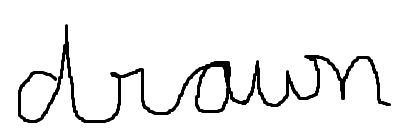
%> input picture crop.jpg, 415 x 131 px
$ octave code.m   (GNU Octave 9; MATLAB toolbox functions it lacks are replaced by stand-ins)
%> lines starting %> are read from the running program, lines starting %| are printed output that depends on the picture; in (x1, y1, x2, y2) boxes, pixels count from 0 and x2, y2 are one past the last pixel; in counts of white or black regions, pixels touching at a corner belong together; the program's own positions count from 1
RGB = imread('crop.jpg');
%> RGB is the input picture: size 131x415x3 uint8; min 0, max 255, mean 238
figure
imshow(RGB)


grayImage = rgb2gray(RGB);


binaryImage = grayImage < 128;
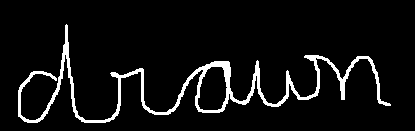
%> binaryImage: size 131x415 logical; 6.5% white; 1 white region, box (x1, y1, x2, y2) and area: (18, 24, 391, 123) 3559
% Remove small blobs;


binaryImage = bwareaopen(binaryImage,0);
% Skeletonize
skeletonImage = bwmorph(binaryImage, 'skel', inf);
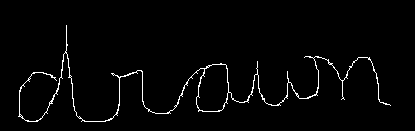
%> skeletonImage: size 131x415 logical; 2.2% white in thin lines or dots, all inside (x1, y1, x2, y2) = (18, 25, 391, 122)


j = skeletonImage;

RGB = double(cat(3,j,j,j));


horizontalProfile = sum(double(RGB), 1);  % double may not be required - not sure.
logicalSpaceIndexes = horizontalProfile <= 1;

[x,y]=size(RGB);
%> x = 131; y = 1245
x
%> x = 131
y
%> y = 1245
% [11 lines of commented-out code are left out]

for i = 1:x
    prev = 0;
    prevmid = 0;
    flag = 0;
    for j = 1:round(y/3)
        if logicalSpaceIndexes(j) == 1 && flag==0
            flag = 1;
            prev = j;
        end
        if logicalSpaceIndexes(j) == 0 && flag==1
            flag = 0;
            mid = round((prev+j)/2);
            if abs(prev-j)>8 && abs(prevmid-mid)>60
                RGB(i, mid, 1) = 1;
                prevmid = mid;
            end
        end
    end
end
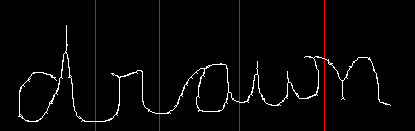
%> RGB: size 131x415x3 double; mean R, G, B 0.0319, 0.0223, 0.0223
%> after the loop, mid = 386
figure
imshow(RGB)
